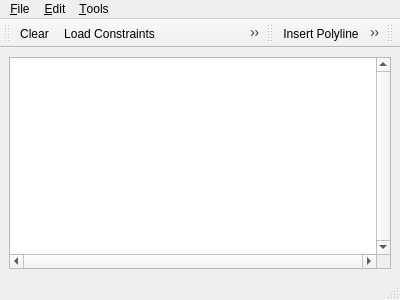
<ui version="4.0" >
 <author>GeometryFactory</author>
 <class>Constrained_Delaunay_triangulation_MainWindow</class>
 <widget class="QMainWindow" name="Constrained_Delaunay_triangulation_MainWindow" >
  <property name="geometry" >
   <rect>
    <x>0</x>
    <y>0</y>
    <width>400</width>
    <height>300</height>
   </rect>
  </property>
  <property name="windowTitle" >
   <string>CGAL Constrained Delaunay Triangulation</string>
  </property>
  <property name="windowIcon" >
   <iconset resource="../icons/Logos.qrc" >
    <normaloff>:/cgal/logos/cgal_icon</normaloff>:/cgal/logos/cgal_icon</iconset>
  </property>
  <widget class="QWidget" name="centralwidget" >
   <property name="geometry" >
    <rect>
     <x>0</x>
     <y>66</y>
     <width>400</width>
     <height>209</height>
    </rect>
   </property>
   <layout class="QGridLayout" >
    <item row="0" column="0" >
     <widget class="QGraphicsView" name="graphicsView" >
      <property name="focusPolicy" >
       <enum>Qt::StrongFocus</enum>
      </property>
      <property name="verticalScrollBarPolicy" >
       <enum>Qt::ScrollBarAlwaysOn</enum>
      </property>
      <property name="horizontalScrollBarPolicy" >
       <enum>Qt::ScrollBarAlwaysOn</enum>
      </property>
      <property name="transformationAnchor" >
       <enum>QGraphicsView::NoAnchor</enum>
      </property>
     </widget>
    </item>
   </layout>
  </widget>
  <widget class="QStatusBar" name="statusbar" >
   <property name="geometry" >
    <rect>
     <x>0</x>
     <y>275</y>
     <width>400</width>
     <height>25</height>
    </rect>
   </property>
  </widget>
  <widget class="QToolBar" name="fileToolBar" >
   <property name="geometry" >
    <rect>
     <x>0</x>
     <y>29</y>
     <width>116</width>
     <height>37</height>
    </rect>
   </property>
   <property name="windowTitle" >
    <string>File Tools</string>
   </property>
   <attribute name="toolBarArea" >
    <enum>TopToolBarArea</enum>
   </attribute>
   <attribute name="toolBarBreak" >
    <bool>false</bool>
   </attribute>
   <addaction name="actionClear" />
   <addaction name="actionLoadConstraints" />
   <addaction name="actionSaveConstraints" />
  </widget>
  <widget class="QToolBar" name="toolBar" >
   <property name="geometry" >
    <rect>
     <x>116</x>
     <y>29</y>
     <width>184</width>
     <height>37</height>
    </rect>
   </property>
   <property name="windowTitle" >
    <string>Visualization Tools</string>
   </property>
   <attribute name="toolBarArea" >
    <enum>TopToolBarArea</enum>
   </attribute>
   <attribute name="toolBarBreak" >
    <bool>false</bool>
   </attribute>
   <addaction name="actionInsertPolyline" />
   <addaction name="actionMovingPoint" />
   <addaction name="actionShowDelaunay" />
   <addaction name="actionShowVoronoi" />
   <addaction name="actionCircumcenter" />
   <addaction name="actionRecenter" />
  </widget>
  <widget class="QToolBar" name="toolBar_2" >
   <property name="geometry" >
    <rect>
     <x>300</x>
     <y>29</y>
     <width>100</width>
     <height>37</height>
    </rect>
   </property>
   <property name="windowTitle" >
    <string>toolBar_2</string>
   </property>
   <attribute name="toolBarArea" >
    <enum>TopToolBarArea</enum>
   </attribute>
   <attribute name="toolBarBreak" >
    <bool>false</bool>
   </attribute>
  </widget>
  <widget class="QMenuBar" name="menubar" >
   <property name="geometry" >
    <rect>
     <x>0</x>
     <y>0</y>
     <width>400</width>
     <height>29</height>
    </rect>
   </property>
   <widget class="QMenu" name="menuFile" >
    <property name="title" >
     <string>&amp;File</string>
    </property>
    <addaction name="separator" />
    <addaction name="actionClear" />
    <addaction name="actionLoadConstraints" />
    <addaction name="actionSaveConstraints" />
    <addaction name="separator" />
    <addaction name="actionExit" />
   </widget>
   <widget class="QMenu" name="menuEdit" >
    <property name="title" >
     <string>&amp;Edit</string>
    </property>
    <addaction name="actionInsertRandomPoints" />
   </widget>
   <widget class="QMenu" name="menuTools" >
    <property name="title" >
     <string>&amp;Tools</string>
    </property>
    <addaction name="actionMovingPoint" />
    <addaction name="actionInsertPolyline" />
    <addaction name="actionShowDelaunay" />
    <addaction name="actionShowVoronoi" />
    <addaction name="separator" />
    <addaction name="actionRecenter" />
   </widget>
   <addaction name="menuFile" />
   <addaction name="menuEdit" />
   <addaction name="menuTools" />
  </widget>
  <action name="actionAbout" >
   <property name="text" >
    <string>&amp;About</string>
   </property>
  </action>
  <action name="actionAboutCGAL" >
   <property name="text" >
    <string>About &amp;CGAL</string>
   </property>
  </action>
  <action name="actionExit" >
   <property name="text" >
    <string>&amp;Quit</string>
   </property>
   <property name="shortcut" >
    <string>Ctrl+Q</string>
   </property>
  </action>
  <action name="actionInsertRandomPoints" >
   <property name="text" >
    <string>&amp;Insert random points</string>
   </property>
   <property name="shortcut" >
    <string>Ctrl+I</string>
   </property>
  </action>
  <action name="actionMovingPoint" >
   <property name="checkable" >
    <bool>true</bool>
   </property>
   <property name="icon" >
    <iconset resource="Constrained_Delaunay_triangulation_MainWindow.qrc" >
     <normaloff>:/cgal/Actions/icons/movingPoint.png</normaloff>:/cgal/Actions/icons/movingPoint.png</iconset>
   </property>
   <property name="text" >
    <string>&amp;Moving Point</string>
   </property>
   <property name="toolTip" >
    <string comment="The comment" >Simulate Insertion</string>
   </property>
   <property name="statusTip" >
    <string comment="and its comment" >Move mouse with left button pressed to see where point would be inserted</string>
   </property>
   <property name="whatsThis" >
    <string comment="what" >whats this</string>
   </property>
  </action>
  <action name="actionInsertPolyline" >
   <property name="checkable" >
    <bool>true</bool>
   </property>
   <property name="checked" >
    <bool>false</bool>
   </property>
   <property name="icon" >
    <iconset resource="../icons/Input.qrc" >
     <normaloff>:/cgal/Input/inputPolyline.png</normaloff>:/cgal/Input/inputPolyline.png</iconset>
   </property>
   <property name="text" >
    <string>&amp;Insert Polyline</string>
   </property>
   <property name="toolTip" >
    <string>Insert Point or Polyline</string>
   </property>
   <property name="statusTip" >
    <string>Left: Insert vtx | Right: Final vtx | Del: Delete vtx</string>
   </property>
  </action>
  <action name="actionClear" >
   <property name="icon" >
    <iconset resource="../icons/File.qrc" >
     <normaloff>:/cgal/fileToolbar/fileNew.png</normaloff>:/cgal/fileToolbar/fileNew.png</iconset>
   </property>
   <property name="text" >
    <string>&amp;Clear</string>
   </property>
   <property name="shortcut" >
    <string>Ctrl+C</string>
   </property>
  </action>
  <action name="actionShowVoronoi" >
   <property name="checkable" >
    <bool>true</bool>
   </property>
   <property name="checked" >
    <bool>false</bool>
   </property>
   <property name="icon" >
    <iconset resource="../icons/Triangulation_2.qrc" >
     <normaloff>:/cgal/Triangulation_2/Voronoi_diagram_2.png</normaloff>:/cgal/Triangulation_2/Voronoi_diagram_2.png</iconset>
   </property>
   <property name="text" >
    <string>Show &amp;Voronoi Diagram</string>
   </property>
   <property name="shortcut" >
    <string>Ctrl+V</string>
   </property>
   <property name="visible" >
    <bool>false</bool>
   </property>
  </action>
  <action name="actionShowDelaunay" >
   <property name="checkable" >
    <bool>true</bool>
   </property>
   <property name="icon" >
    <iconset resource="../icons/Triangulation_2.qrc" >
     <normaloff>:/cgal/Triangulation_2/Delaunay_triangulation_2.png</normaloff>:/cgal/Triangulation_2/Delaunay_triangulation_2.png</iconset>
   </property>
   <property name="text" >
    <string>Show &amp;Delaunay Triangulation</string>
   </property>
   <property name="shortcut" >
    <string>Ctrl+D</string>
   </property>
  </action>
  <action name="actionLoadConstraints" >
   <property name="icon" >
    <iconset resource="../icons/File.qrc" >
     <normaloff>:/cgal/fileToolbar/fileOpen.png</normaloff>:/cgal/fileToolbar/fileOpen.png</iconset>
   </property>
   <property name="text" >
    <string>&amp;Load Constraints</string>
   </property>
   <property name="shortcut" >
    <string>Ctrl+L</string>
   </property>
  </action>
  <action name="actionSaveConstraints" >
   <property name="icon" >
    <iconset resource="../icons/File.qrc" >
     <normaloff>:/cgal/fileToolbar/fileSave.png</normaloff>:/cgal/fileToolbar/fileSave.png</iconset>
   </property>
   <property name="text" >
    <string>&amp;Save Constraints</string>
   </property>
   <property name="shortcut" >
    <string>Ctrl+S</string>
   </property>
  </action>
  <action name="actionCircumcenter" >
   <property name="checkable" >
    <bool>true</bool>
   </property>
   <property name="icon" >
    <iconset resource="Constrained_Delaunay_triangulation_MainWindow.qrc" >
     <normaloff>:/cgal/Actions/icons/circumcenter.png</normaloff>:/cgal/Actions/icons/circumcenter.png</iconset>
   </property>
   <property name="text" >
    <string>&amp;Circumcenter</string>
   </property>
   <property name="toolTip" >
    <string>Draw circumcenter</string>
   </property>
  </action>
  <action name="actionRecenter" >
   <property name="icon" >
    <iconset resource="../icons/Input.qrc" >
     <normaloff>:/cgal/Input/zoom-best-fit.svg</normaloff>:/cgal/Input/zoom-best-fit.svg</iconset>
   </property>
   <property name="text" >
    <string>Re&amp;center the viewport</string>
   </property>
   <property name="shortcut" >
    <string>Ctrl+R</string>
   </property>
  </action>
 </widget>
 <resources>
  <include location="Constrained_Delaunay_triangulation_MainWindow.qrc" />
  <include location="../icons/File.qrc" />
  <include location="../icons/Logos.qrc" />
  <include location="../icons/Triangulation_2.qrc" />
  <include location="../icons/Input.qrc" />
 </resources>
 <connections/>
</ui>
